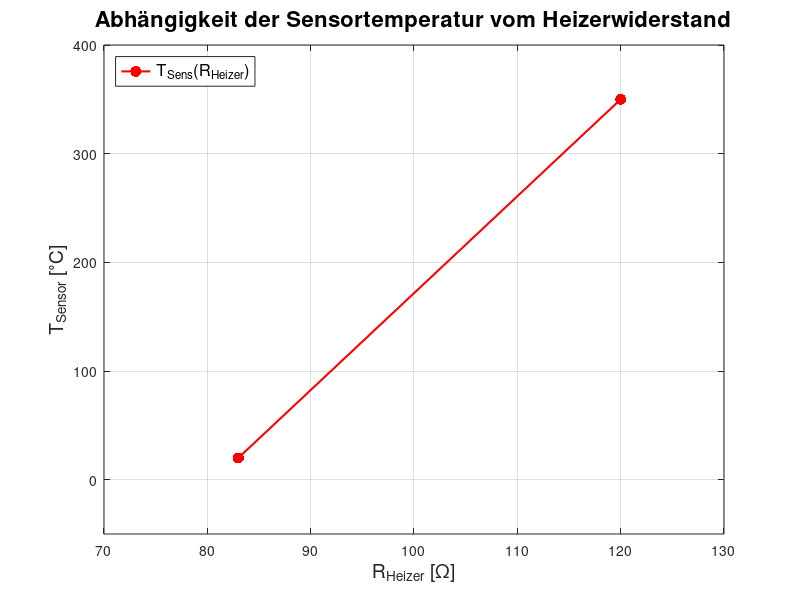

Recreate this plot in MATLAB.
R = [83, 120];
T = [20, 350];

Legends = {'T_{Sens}(R_{Heizer})'};
p1= plot(R, T, 'LineWidth', 1.5, 'Color', 'red', 'Marker', '.','MarkerSize', 24);
lh = legend(p1, Legends, 'location', 'northwest', 'FontSize', 12);
title('Abhängigkeit der Sensortemperatur vom Heizerwiderstand', 'FontSize', 16);
ylabel('T_{Sensor} [^{\circ}C]', 'FontSize', 14);
xlabel('R_{Heizer} [\Omega]', 'FontSize', 14);
axis([70 130 -50 400]);
grid on